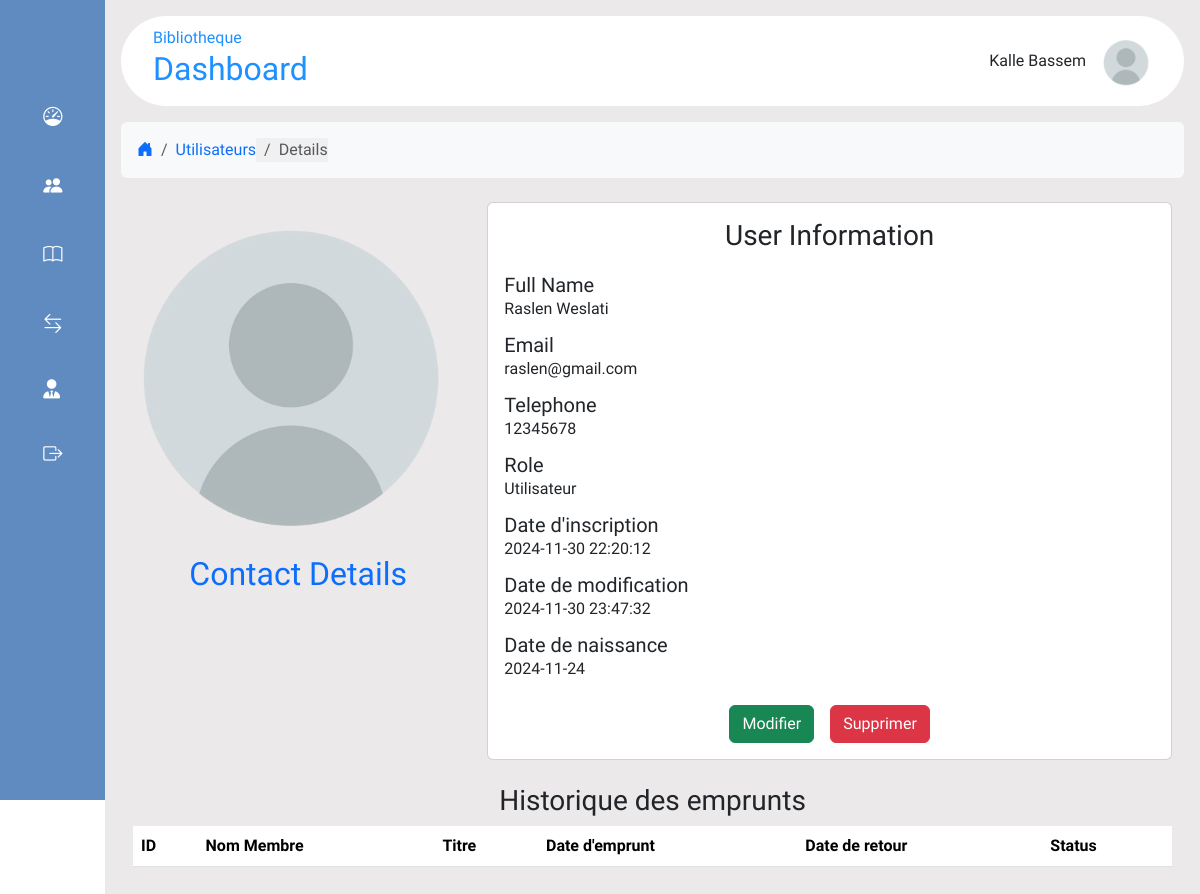
The app's page /utilisateur_details.php?id=50 (signed in) with its own data.
### utilisateur_details.php (called while the page is built, shortened)
<?php
    include "db_connect.php";
    $req=$bdd->prepare('SELECT * FROM adhérents WHERE id = ?');
    $req->execute([$_GET['id']]);
    $utils=$req->fetch();
    include "layout.phtml";
?>

### utilisateur_details.phtml (the view, shortened to what this page needs)
<nav aria-label="breadcrumb" class="bg-light p-3 rounded">
    <ol class="breadcrumb mb-0">
        <li class="breadcrumb-item"><a href="./statistiques.php"><i class="bi bi-house-door-fill"></i></a></li>
        <li class="breadcrumb-item"><a href="./index.php">Utilisateurs</a></li>
        <li class="breadcrumb-item active" aria-current="page">Details</li>
    </ol>
</nav>
<div class="container mt-4">
    <div class="row">
        <div class="col-md-4 text-center">
            <img src="./assets/images/profile.png" alt="Profile Picture" class="img-fluid rounded-circle mb-3">
            <h2 class="text-primary">Contact Details</h2>
        </div>
        <div class="col-md-8">
            <div class="card">
                <div class="card-body">
                    <h3 class="card-title text-center mb-4">User Information</h3>
                    <div class="mb-3">
                        <h5 class="card-subtitle">Full Name</h5>
                        <p class="card-text"><?= $utils['full_name'] ?></p>
                    </div>
                    <div class="mb-3">
                        <h5 class="card-subtitle">Email</h5>
                        <p class="card-text"><?= $utils['email'] ?></p>
                    </div>
                    <div class="mb-3">
                        <h5 class="card-subtitle">Telephone</h5>
                        <p class="card-text"><?= $utils['telephone'] ?></p>
                    </div>
                    <div class="mb-3">
                        <h5 class="card-subtitle">Role</h5>
                        <p class="card-text"><?=$utils['Role']?></p>
                    </div>
                    <div class="mb-3">
                        <h5 class="card-subtitle">Date d'inscription</h5>
                        <p class="card-text"><?= $utils['date_inscription'] ?></p>
                    </div>
                    <div class="mb-3">
                        <h5 class="card-subtitle">Date de modification</h5>
                        <p class="card-text"><?= $utils['date_modification'] ?></p>
                    </div>
                    <div class="mb-3">
                        <h5 class="card-subtitle">Date de naissance</h5>
                        <p class="card-text"><?= $utils['date_naissance'] ?></p>
                    </div>
                    <div class="d-flex justify-content-center mt-4">
                        <a class="btn btn-success  mx-2" href="modifier_utilisateur.php?id=<?= $_GET['id'] ?>" role="button">Modifier</a>
                        <a class="btn btn-danger mx-2" href="supprimer_utilisateur.php?id=<?= $_GET['id'] ?>" role="button">Supprimer</a>
                    </div>
                </div>
            </div>
        </div>
    </div>
    <?php if($utils['Role'] == 'Utilisateur'): ?>
    <div class="row mt-4">
        <div class="col-12">
            <h3 class="text-center">Historique des emprunts</h3>
        </div>
    </div>
    <?php endif;?>
</div>

### assets/css/style.css (style rules this page uses)
* { padding: 0; margin: 0; box-sizing: border-box; border: none; outline: none; font-family: "Host Grotesk", sans-serif; }
body { display: flex; }
.menu li:hover,.active { background: #e0e0e058; }
a { text-decoration: none; }

### records on screen
adhérents: full_name "Raslen Weslati", email "raslen@gmail.com", telephone "12345678", Role "Utilisateur", date_inscription "2024-11-30 22:20:12", date_modification "2024-11-30 23:47:32", date_naissance "2024-11-24"

### other values on screen
$_SESSION["full_name"] "Kalle Bassem"
